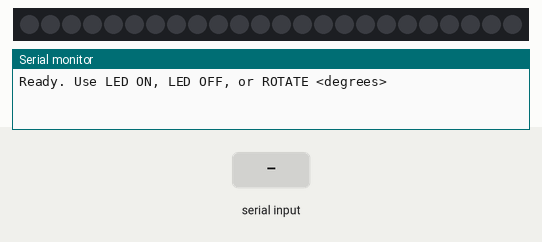
Recording of a program running on a simulated ESP32. On the bench: 24 RGB LEDs in strip order, left to right, the last lines printed to the serial monitor. The test bench sets the inputs (shaded band).

Above: at 1.2 s.
1.3 s: "LED ON\n" received over Serial
At 1.9 s:
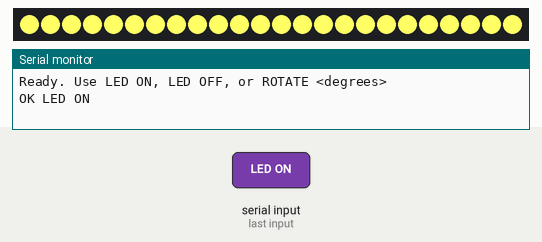
2.8 s: "LED OFF\n" received over Serial
At 4.2 s:
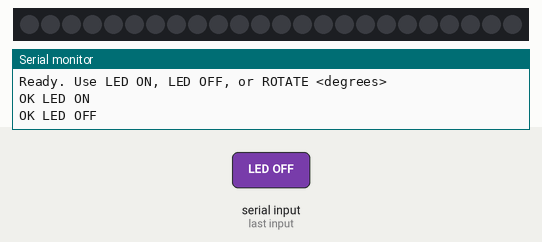
Timing chart, 0 to 5.8 s (numbered marks = the images above; inputs shaded):
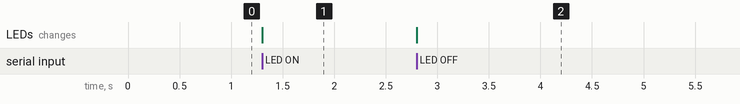

The program:

main.cpp
```cpp
#include <Arduino.h>
#include <Adafruit_NeoPixel.h>
#include <cmath>

constexpr uint8_t LED_PIN = 5;
constexpr uint16_t LED_COUNT = 24;
constexpr uint8_t STEPPER_DIR_PIN = 19;
constexpr uint8_t STEPPER_STEP_PIN = 18;

constexpr float MOTOR_STEP_ANGLE_DEGREES = 0.9f;
constexpr uint8_t MICROSTEPS = 8;
constexpr float STEPS_PER_DEGREE = MICROSTEPS / MOTOR_STEP_ANGLE_DEGREES;
constexpr uint16_t STEP_PULSE_DELAY_US = 500;

Adafruit_NeoPixel leds(LED_COUNT, LED_PIN, NEO_GRB + NEO_KHZ800);

void setLed(bool on) {
  if (on) {
    leds.fill(leds.Color(255, 255, 100));
  } else {
    leds.clear();
  }
  leds.show();
}

void rotateStepper(float degrees) {
  if (degrees == 0.0f) {
    return;
  }

  digitalWrite(STEPPER_DIR_PIN, degrees > 0.0f ? HIGH : LOW);
  const uint32_t stepCount = static_cast<uint32_t>(roundf(fabsf(degrees) * STEPS_PER_DEGREE));

  for (uint32_t step = 0; step < stepCount; ++step) {
    digitalWrite(STEPPER_STEP_PIN, HIGH);
    delayMicroseconds(STEP_PULSE_DELAY_US);
    digitalWrite(STEPPER_STEP_PIN, LOW);
    delayMicroseconds(STEP_PULSE_DELAY_US);
  }
}

void handleCommand(String command) {
  command.trim();
  command.toUpperCase();

  if (command == "LED ON") {
    setLed(true);
    Serial.println("OK LED ON");
    return;
  }

  if (command == "LED OFF") {
    setLed(false);
    Serial.println("OK LED OFF");
    return;
  }

  if (command.startsWith("ROTATE ")) {
    const String angleText = command.substring(7);
    char *end;
    const float degrees = strtof(angleText.c_str(), &end);

    if (end != angleText.c_str() && *end == '\0' && isfinite(degrees)) {
      rotateStepper(degrees);
      Serial.printf("OK ROTATE %.2f\n", degrees);
      return;
    }
  }

  Serial.println("ERROR Use: LED ON, LED OFF, or ROTATE <degrees>");
}

void setup() {
  pinMode(STEPPER_DIR_PIN, OUTPUT);
  pinMode(STEPPER_STEP_PIN, OUTPUT);
  digitalWrite(STEPPER_STEP_PIN, LOW);

  Serial.begin(115200);

  leds.begin();
  setLed(false);
  Serial.println("Ready. Use LED ON, LED OFF, or ROTATE <degrees>");
}

void loop() {
  if (Serial.available() > 0) {
    handleCommand(Serial.readStringUntil('\n'));
  }
}
```

Measured:
- after the input at 1.3 s, the LEDs: change at once (image 1)
- after the input at 2.8 s, the LEDs: change at once (image 2)
